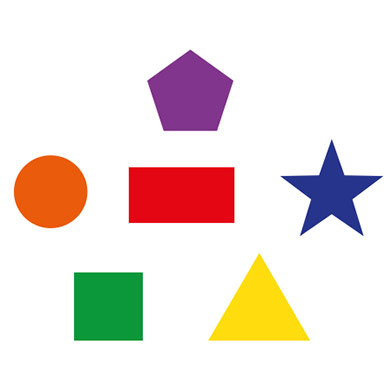
#> input picture Week 5 (Image Processing Part-3)/Media/M4/shapescontour.jpg, 392 x 392 px, found by its file name
$ jupyter execute '5.07 Contours .ipynb'
#> lines starting #> are read from the running program, lines starting #| are printed output that depends on the picture; after the words box and inside, x2 and y2 are one past the last pixel; in counts of white or black regions, pixels touching at a corner belong together
#   <center> <font style="color:rgb(100,109,254)"> Contours </font> </center>

[cell 1]
import cv2
import matplotlib.pyplot as plt
import numpy as np

## <font style="color:rgb(134,19,348)"> What are Contours   </font>

Contours can be defined simply as a curve joining all the continuous points (along the boundary), having same color or intensity. You can use contour detection instead of blob detection. Now in contour detection, the objects to be detected are in white and the background is black. Internally in blobdetection, findContour function is also used.

The contours are a useful tool for shape analysis and object detection and recognition.

For e.g in the below image you can find all the objects, get their coordinates and make a bounding box around it.

Here's the function you use to find Contours.

> **contours, hierarchy	= cv2.findContours(image, mode, method[, offset])**

- `image`	Source, an 8-bit single-channel image. Non-zero pixels are treated as 1's. Zero pixels remain 0's, so the image is treated as binary . You can use compare, inRange, threshold , adaptiveThreshold, Canny, and others to create a binary image out of a gray scale or color one. If mode equals to RETR_CCOMP or RETR_FLOODFILL, the input can also be a 32-bit integer image of labels (CV_32SC1).
- `contours`	Detected contours. Each contour is stored as a vector of points.
- `hierarchy`	Optional output vector, containing information about the image topology. It has as many elements as the number of contours. For each i-th contour contours[i], the elements hierarchy[i][0] , hierarchy[i][1] , hierarchy[i][2] , and hierarchy[i][3] are set to 0-based indices in contours of the next and previous contours at the same hierarchical level, the first child contour and the parent contour, respectively. If for the contour i there are no next, previous, parent, or nested contours, the corresponding elements of hierarchy[i] will be negative.
- `mode`	Contour retrieval mode, see [RetrievalModes](https://docs.opencv.org/4.1.0/d3/dc0/group__imgproc__shape.html#ga819779b9857cc2f8601e6526a3a5bc71)
- `method`	Contour approximation method, see [ContourApproximationModes](https://docs.opencv.org/4.1.0/d3/dc0/group__imgproc__shape.html#ga4303f45752694956374734a03c54d5ff)
- `offset`	Optional offset by which every contour point is shifted. This is useful if the contours are extracted from the image - ROI and then they should be analyzed in the whole image context.

After finding the contours, you can index and draw individual contours but Opencv comes with a function to draw contours.

[```image = cv.drawContours(	image, contours, contourIdx, color[, thickness[, lineType[, hierarchy[, maxLevel[,offset]]]]])```](https://docs.opencv.org/4.2.0/d6/d6e/group__imgproc__draw.html#ga746c0625f1781f1ffc9056259103edbc)

- `image`	Destination image.
- `contours`	All the input contours. Each contour is stored as a point vector.
- `contourIdx`	Parameter indicating a contour to draw. If it is negative, all the contours are drawn.
- `color`	Color of the contours.
- `thickness`	Thickness of lines the contours are drawn with. If it is negative (for example, thickness=FILLED ), the contour interiors are drawn.
- `lineType`	Line connectivity. See LineTypes
- `hierarchy`	Optional information about hierarchy. It is only needed if you want to draw only some of the contours (see maxLevel ).
- `maxLevel`	Maximal level for drawn contours. If it is 0, only the specified contour is drawn. If it is 1, the function draws the contour(s) and all the nested contours. If it is 2, the function draws the contours, all the nested contours, all the nested-to-nested contours, and so on. This parameter is only taken into account when there is hierarchy available.
- `offset`	Optional contour shift parameter. Shift all the drawn contours by the specified \(\texttt{offset}=(dx,dy)\) .

## <font style="color:rgb(134,19,348)"> Contour Detection in OpenCV  </font>
Below is a basic setup for contour detection in OpenCV

[cell 2]
img = cv2.imread('media/M4/shapescontour.jpg')
#> img is the input picture: shape (392, 392, 3); mean B, G, R 219.9, 225.8, 236.9
original = img.copy()

# Detect the edges to feed it into the find contour function
edges = cv2.Canny(img,50,200)
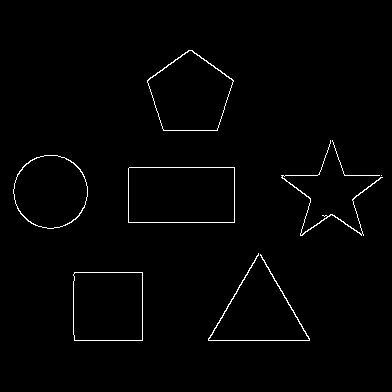
#> edges: shape (392, 392); 1.3% white in thin lines or dots, all inside (x1, y1, x2, y2) = (13, 50, 383, 341)

contours, hierarchy = cv2.findContours(edges,cv2.RETR_EXTERNAL,cv2.CHAIN_APPROX_NONE)
#> contours = 8 contours, 2 with area under 20; largest, box (x1, y1, x2, y2) and area: (128, 167, 235, 223) 5830, (147, 50, 234, 131) 4851, (73, 272, 143, 341) 4680, (13, 155, 88, 229) 4236, (208, 253, 310, 341) 100, (281, 140, 383, 236) 87

# draw the contours, here -1 means draw all detected contours
cv2.drawContours(img, contours, -1 , (0,255,0), 3)
#> img: shape (392, 392, 3); 5.48% of pixels changed, all inside (x1, y1, x2, y2) = (11, 48, 385, 343)

plt.figure(figsize=[15,15])
plt.subplot(121);plt.imshow(original[:,:,::-1]);plt.title("Original Image");plt.axis('off')
plt.subplot(122);plt.imshow(img[:,:,::-1]);plt.title("Contour Detection");plt.axis('off');
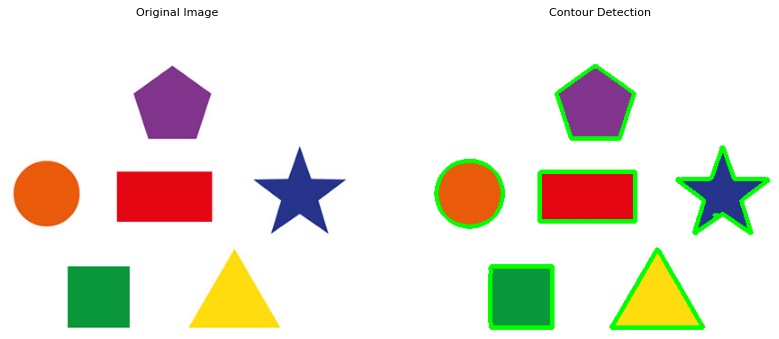
#> figure drawn by matplotlib, 2 panels

### <font style="color:rgb(134,19,348)"> Contour Detection on Thresholded Image:  </font>
**Now you can also detect contours by passing a thresholded image in the find Contour function, in short you can preprocess an image with any function that outputs a binary black and white mask**

[cell 3]
grayimg = cv2.cvtColor(original, cv2.COLOR_BGR2GRAY)
ret,thresh = cv2.threshold(grayimg,240,255,cv2.THRESH_BINARY_INV)
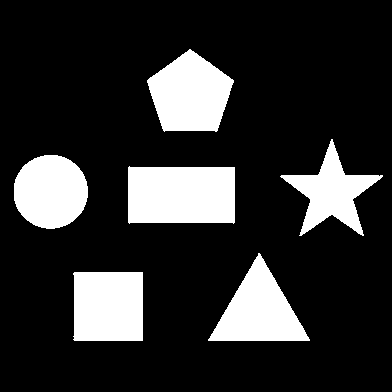
#> thresh: shape (392, 392); 18.4% white; 6 white regions

contours, hierarchy = cv2.findContours(thresh, cv2.RETR_EXTERNAL, cv2.CHAIN_APPROX_NONE)
#> contours = 6 contours; box (x1, y1, x2, y2) and area: (128, 166, 235, 224) 5833, (147, 49, 234, 132) 4856, (73, 272, 143, 341) 4628, (208, 253, 310, 341) 4433, (14, 155, 88, 229) 4225, (280, 139, 383, 236) 3482

cv2.drawContours(img, contours, -1 , (0,255,0), 3)
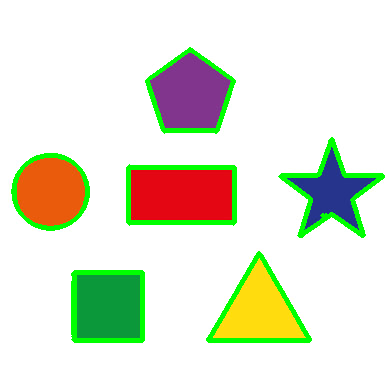
#> img: shape (392, 392, 3); mean B, G, R 211, 230.3, 225.9

plt.figure(figsize=[15,15])
plt.subplot(121);plt.imshow(original[:,:,::-1]);plt.title("Original Image");plt.axis('off');
plt.subplot(122);plt.imshow(img[:,:,::-1]);plt.title("Contour Detection");plt.axis('off');

### <font style="color:rgb(134,19,348)"> Drawing Individual Contours  </font>
Instead of drawing all contours you can choose to draw any individual contour.

[cell 4]
sample_img =  original.copy()

#index of contour to draw
index = 2

# extract the contour of the required index, in this case we are extracting the 3rd contour
cnt = contours[index]
#> cnt = contour of 322 points, box (x1, y1, x2, y2) (128, 166, 235, 224), area 5833

# draw only the required contour
cv2.drawContours(sample_img, [cnt], 0 , (0,255,0), 3)
#> sample_img: shape (392, 392, 3); 1.04% of pixels changed, all inside (x1, y1, x2, y2) = (126, 164, 237, 226)

plt.figure(figsize=[10,10])
plt.imshow(sample_img[:,:,::-1]);plt.title("Single Contour");plt.axis('off');

### <font style="color:rgb(134,19,348)"> Retrieval Modes:  </font>
Now there are different retrieval modes in findcontours function which determines how the contours are returned. <br>
Some important modes are:
- `cv2.RETR_EXTERNAL:` retrieves only the extreme outer contours.
- `cv2.RETR_LIST:` retrieves all of the contours without establishing any hierarchical relationships.
- `cv2.RETR_TREE:` retrieves all of the contours and reconstructs a full hierarchy of nested contours.
- `cv2.RETR_CCOMP:` retrieves all of the contours and organizes them into a two-level hierarchy. At the top level, there are external boundaries of the components. At the second level, there are boundaries of the holes. If there is another contour inside a hole of a connected component, it is still put at the top level.

**Note: Most of the times you'll use either `cv2.RETR_EXTERNAL` or `cv2.RETR_LIST`**

For more information regarding Retrieval modes [Read here](https://docs.opencv.org/4.1.0/d9/d8b/tutorial_py_contours_hierarchy.html)

### <font style="color:rgb(134,19,348)"> List vs External approximation modes  </font>
See how the results look for both methods

[cell 5]
img = cv2.imread('media/M4/externallist.png')
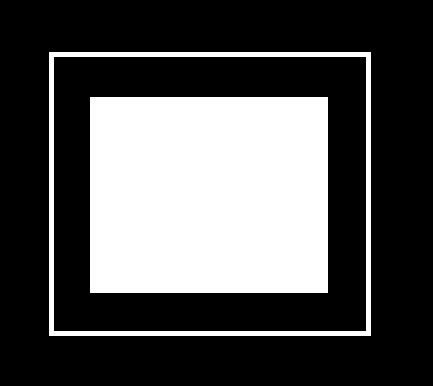
#> input picture Week 5 (Image Processing Part-3)/Media/M4/externallist.png, 433 x 386 px, found by its file name
#> img is the input picture: shape (386, 433, 3); 31.5% white; 2 white regions, box (x1, y1, x2, y2) and area: (90, 97, 328, 293) 46648, (49, 52, 371, 336) 5960

# making 2 copies, one for RETR_EXTERNAL and one for RETR_LIST
list_image = img.copy()
external_image = img.copy()

edges = cv2.Canny(img,50,200)
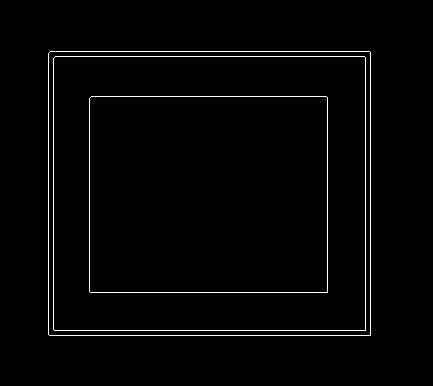
#> edges: shape (386, 433); 1.9% white in thin lines or dots, all inside (x1, y1, x2, y2) = (48, 51, 371, 336)

contours_ext, hierarchy = cv2.findContours(edges,cv2.RETR_EXTERNAL,cv2.CHAIN_APPROX_NONE)
#> contours_ext = 1 contour; box (x1, y1, x2, y2) and area: (48, 51, 371, 336) 91445
contours_list, hierarchy = cv2.findContours(edges,cv2.RETR_LIST,cv2.CHAIN_APPROX_NONE)
#> contours_list = 6 contours; box (x1, y1, x2, y2) and area: (48, 51, 371, 336) 91445, (48, 51, 371, 336) 91444, (53, 56, 366, 331) 85485, (53, 56, 366, 331) 85484, (89, 96, 328, 293) 46645, (89, 96, 328, 293) 46644

# draw the contours, here -1 means draw all detected contours
cv2.drawContours(list_image, contours_list, -1 , (0,255,0), 3)
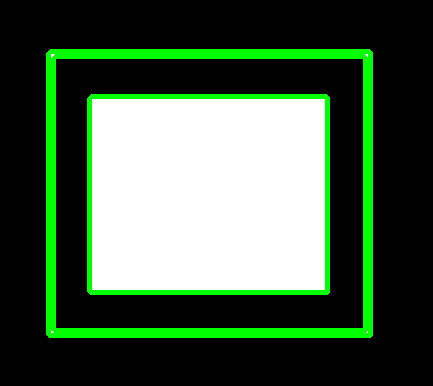
#> list_image: shape (386, 433, 3); 9.68% of pixels changed, all inside (x1, y1, x2, y2) = (46, 49, 373, 338)
cv2.drawContours(external_image, contours_ext, -1 , (0,255,0), 3)
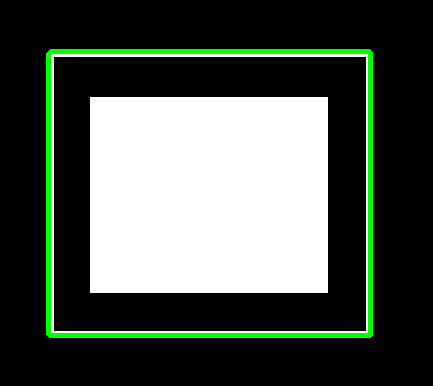
#> external_image: shape (386, 433, 3); 3.61% of pixels changed, all inside (x1, y1, x2, y2) = (46, 49, 373, 338)

print("Using RETR_External we get {} and using RETR_LIST we get {}".format(len(contours_ext), len(contours_list)))
#| Using RETR_External we get 1 and using RETR_LIST we get 6

plt.figure(figsize=[15,15])
plt.subplot(131);plt.imshow(img[:,:,::-1]);plt.title("Original Image");plt.axis('off')
plt.subplot(132);plt.imshow(external_image[:,:,::-1]);plt.title("cv2.RETR_EXTERNAL");plt.axis('off');
plt.subplot(133);plt.imshow(list_image[:,:,::-1]);plt.title("cv2.RETR_LIST");plt.axis('off');

### <font style="color:rgb(134,19,348)"> Contour Approximation Modes  </font>
Two most used Approximation modes are:

- `cv2.CHAIN_APPROX_NONE:` stores absolutely all the contour points
- `cv2.CHAIN_APPROX_SIMPLE:` compresses horizontal, vertical, and diagonal segments and leaves only their end points. For example, an up-right rectangular contour is encoded with 4 points.

See the results for approx NONE and approx Simple on a rectangle image here.

[cell 6]
contours, hierarchy = cv2.findContours(thresh, cv2.RETR_EXTERNAL, cv2.CHAIN_APPROX_NONE)
print("Points required to store a sigle contour when using cv2.CHAIN_APPROX_NONE: {}".format(len(contours[0])))
#| Points required to store a sigle contour when using cv2.CHAIN_APPROX_NONE: 272

contours, hierarchy = cv2.findContours(thresh, cv2.RETR_EXTERNAL, cv2.CHAIN_APPROX_SIMPLE)
print("Points required to store a sigle contour when using cv2.CHAIN_APPROX_SIMPLE: {}".format(len(contours[0])))
#| Points required to store a sigle contour when using cv2.CHAIN_APPROX_SIMPLE: 12

## <font style="color:rgb(134,19,348)"> Hierarchy  </font>

Normally we use the cv.findContours() function to detect objects in an image, right, Sometimes objects are in different locations. But in some cases, some shapes are inside other shapes. Just like nested figures. In this case, we call outer one as parent and inner one as child. This way, contours in an image has some relationship to each other. And we can specify how one contour is connected to each other, like, is it child of some other contour, or is it a parent etc. Representation of this relationship is called the Hierarchy

<br>
[Read here](https://docs.opencv.org/4.1.0/d9/d8b/tutorial_py_contours_hierarchy.html) for a great explanation on hierarchy

[cell 7]
img = cv2.imread('media/M4/game2.png')
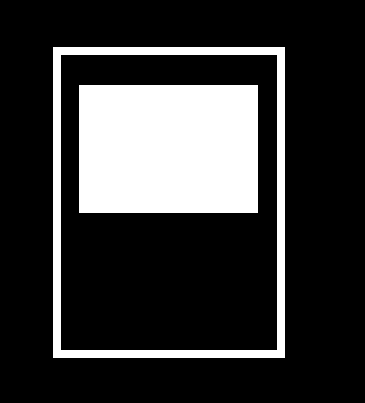
#> input picture Week 5 (Image Processing Part-3)/Media/M4/game2.png, 365 x 403 px, found by its file name
#> img is the input picture: shape (403, 365, 3); 21.3% white; 2 white regions, box (x1, y1, x2, y2) and area: (79, 85, 258, 213) 22912, (53, 47, 285, 358) 8432
original = img.copy()

grayimg = cv2.cvtColor(original, cv2.COLOR_BGR2GRAY)
#> grayimg: shape (403, 365); 21.3% white; 2 white regions
ret,thresh = cv2.threshold(grayimg,240,255,cv2.THRESH_BINARY)

contours, hierarchy = cv2.findContours(thresh, cv2.RETR_TREE, cv2.CHAIN_APPROX_NONE)
#> contours = 3 contours; box (x1, y1, x2, y2) and area: (53, 47, 285, 358) 71610, (60, 54, 278, 351) 64230, (79, 85, 258, 213) 22606

cv2.drawContours(img, contours, contourIdx= 0 , color= (0,255,0), thickness= 3 , hierarchy=hierarchy , maxLevel=2)
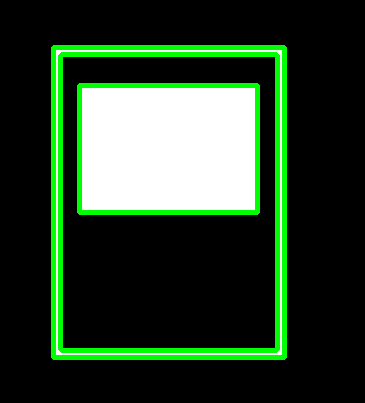
#> img: shape (403, 365, 3); 9.21% of pixels changed, all inside (x1, y1, x2, y2) = (51, 45, 287, 360)

plt.figure(figsize=[15,15])
plt.subplot(121);plt.imshow(original,cmap='gray');plt.title("Original Image");plt.axis('off');
plt.subplot(122);plt.imshow(img[:,:,::-1]);plt.title("Contour Detection");plt.axis('off');

**You can easily see which contour falls in which hierarchy by making use of maxlevel in drawcontours**

**You can also see the hierarchy of each contour and extract your target contour via its hierarchical properties. <br>
It goes like this: Next, previous, child, parent**

[cell 8]
hierarchy
#> Out = [[-1, -1, 1, -1], [-1, -1, 2, 0], [-1, -1, -1, 1]]
